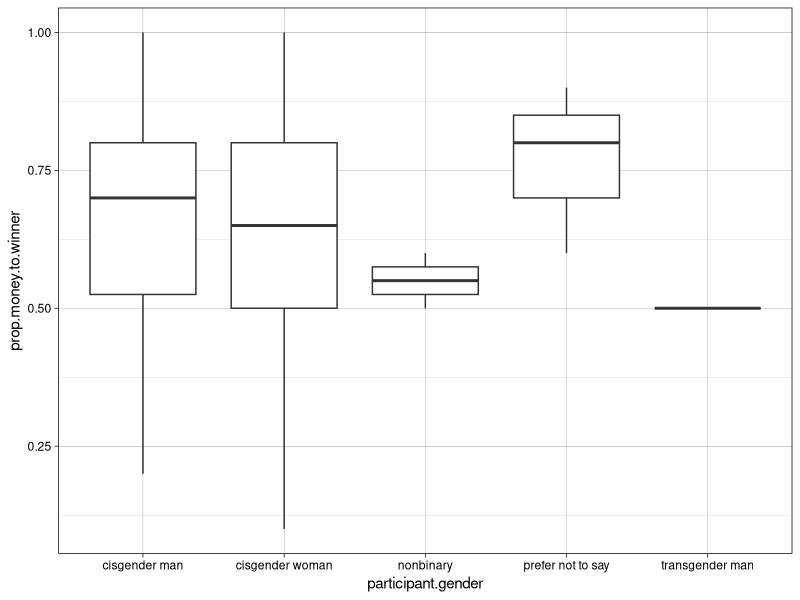
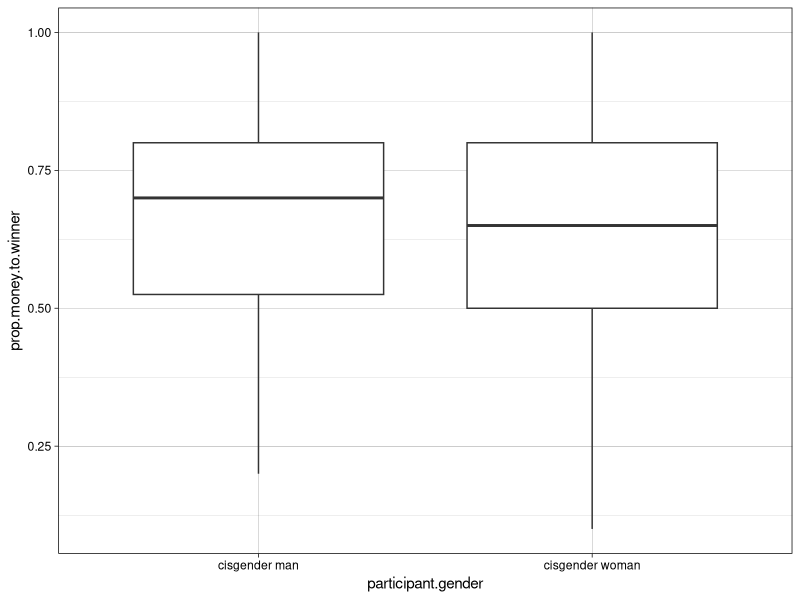

The R source for these figures, in order:
# Noah Smith QMEE HW2

library(tidyverse)
setwd("/Users/noahsmith/QMEE")
WLdata <- read_csv("QMEE_WL_social_data.csv")
View(WLdata)
print(WLdata)

# One clear issue is that the column "participant.gender" includes 
# a total of 170 responses and 5 levels (cisgender man, cisgender woman, 
# nonbinary, transgender man, and prefer not to say)
# However, the overwhelming majority of the responses are "cisgender man" 
# and "cisgender woman". 

num.cis.man <- (WLdata$participant.gender == "cisgender man")
print(sum(num.cis.man)) 

# we have 58 responses that are "cisgender man"

num.cis.woman <- (WLdata$participant.gender == "cisgender woman")
print(sum(num.cis.woman))

# we have 106 responses that are "cisgender woman"

print(length(WLdata$participant.gender))

# 164 out of 170 people responded "cisgender man" or "cisgender woman" within our 
# gender factor. When plotting these data, then, the low power of the three less chosen recorded
# categories ("prefer not to say", "nonbinary", and "transgender man") means they will will not be very 
# informative if they are plotted. From the below plot, which includes all 5 levels of our 
# "participant.gender" factor, we see how irregular the distributions for these 3 categories 
# are in our response variable "prop.money.to.winner"

library(ggplot2)
ggplot(WLdata, aes(x = participant.gender, y = prop.money.to.winner)) + geom_boxplot() + theme_linedraw()

# Therefore, it may be worthwhile to create a plot that does not include these three levels of the factor.
# I am creating a dataframe that includes only "cisgender man" and "cisgender woman" in the gender category, 
# since the low power of the other three categories doesn't provide enough reliability.

WLdata_cis_only = WLdata[WLdata$participant.gender == "cisgender man" | WLdata$participant.gender == "cisgender woman",]
View(WLdata_cis_only)

# I can check that the 6 non-cisgender responses have been removed by taking the length of my 
# "participant.gender" column

print(length(WLdata_cis_only$participant.gender))

# It is 164, indicating that the 6 unwanted responses have been eliminated. Now, 
# we can replot the boxplot using our new dataframe, and we will only see the two 
# cisgender responses.

ggplot(WLdata_cis_only, aes(x = participant.gender, y = prop.money.to.winner)) + geom_boxplot() + theme_linedraw()
